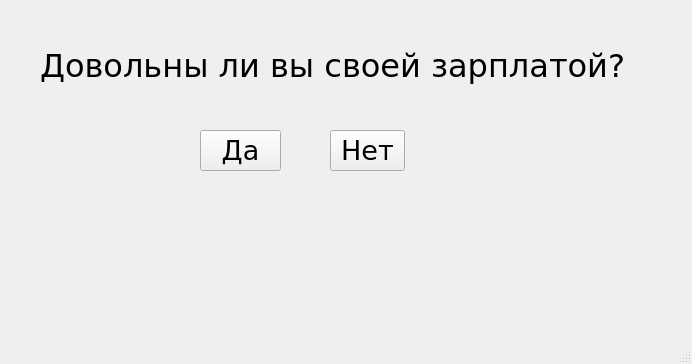
<?xml version="1.0" encoding="UTF-8"?>
<ui version="4.0">
 <class>MainWindow</class>
 <widget class="QMainWindow" name="MainWindow">
  <property name="geometry">
   <rect>
    <x>0</x>
    <y>0</y>
    <width>692</width>
    <height>364</height>
   </rect>
  </property>
  <property name="windowTitle">
   <string>MainWindow</string>
  </property>
  <widget class="QWidget" name="centralWidget">
   <widget class="QLabel" name="label">
    <property name="geometry">
     <rect>
      <x>40</x>
      <y>40</y>
      <width>611</width>
      <height>51</height>
     </rect>
    </property>
    <property name="sizePolicy">
     <sizepolicy hsizetype="Expanding" vsizetype="Expanding">
      <horstretch>0</horstretch>
      <verstretch>0</verstretch>
     </sizepolicy>
    </property>
    <property name="font">
     <font>
      <family>Verdana</family>
      <pointsize>24</pointsize>
     </font>
    </property>
    <property name="text">
     <string>Довольны ли вы своей зарплатой?</string>
    </property>
    <property name="scaledContents">
     <bool>false</bool>
    </property>
    <property name="alignment">
     <set>Qt::AlignLeading|Qt::AlignLeft|Qt::AlignVCenter</set>
    </property>
   </widget>
   <widget class="QPushButton" name="yesButton">
    <property name="geometry">
     <rect>
      <x>200</x>
      <y>130</y>
      <width>81</width>
      <height>41</height>
     </rect>
    </property>
    <property name="font">
     <font>
      <family>Verdana</family>
      <pointsize>20</pointsize>
     </font>
    </property>
    <property name="text">
     <string>Да</string>
    </property>
   </widget>
   <widget class="QPushButton" name="noButton">
    <property name="geometry">
     <rect>
      <x>330</x>
      <y>130</y>
      <width>75</width>
      <height>41</height>
     </rect>
    </property>
    <property name="font">
     <font>
      <family>Verdana</family>
      <pointsize>20</pointsize>
     </font>
    </property>
    <property name="text">
     <string>Нет</string>
    </property>
   </widget>
  </widget>
  <widget class="QStatusBar" name="statusBar"/>
 </widget>
 <layoutdefault spacing="6" margin="11"/>
 <resources/>
 <connections/>
</ui>
